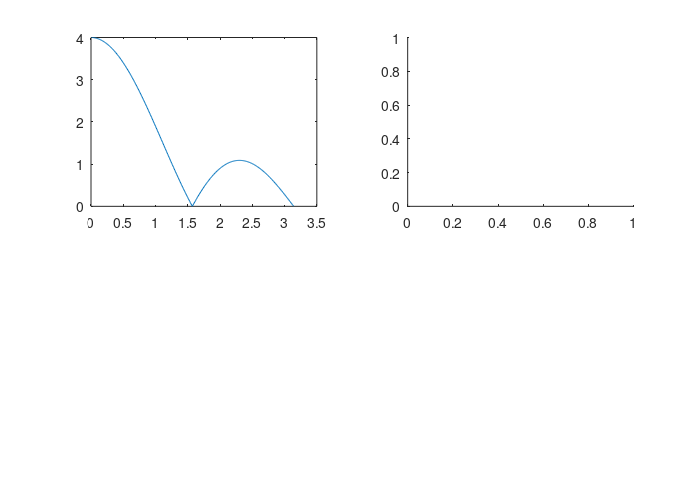

MATLAB code for this plot: (Note: this script raises an error after producing the figure.)
function ss5()

paper_size = [7 5];
set (gcf, 'paperunits', 'inches');
set (gcf, 'papertype', '<custom>');
set (gcf, 'papersize', paper_size);
set (gcf, 'paperposition', [0, 0, paper_size]);


fignum = 1;

%% %%%% P1 (optional)

x = [1, 2, -1, -2, 3, -3, 4, 0, 0];
y = [2, -2, 3, -3, 4, -4, 1, 1, 1];


%%%%%%%%%%%%%%%%%%%%%%
%% %%%% Problem 2

% %% part A
omega = 0.01:0.01:pi;
% find x[k]'s discrete fourier transform analyticaly.



% Part b
x1 = [ 1, 1, 1, 1 ];
X1_analytic = (1 - exp(-1i*4*omega)) ./ (1-exp(-1i*omega));

figure(fignum);
fignum = fignum + 1;
subplot(2,2,1);
plot(omega, abs(X1_analytic));

fignum = P2(x1,fignum);
print ('-dpng', 'ss5_2b.png')

pause

% Part c
x2 = ones(1,12);
X2_analytic = (1 - exp(-1i*length(x2)*omega)) ./ (1-exp(-1i*omega));

figure(fignum);
fignum = fignum + 1;
subplot(2,2,1);
plot(omega, abs(X2_analytic));
title('X2 Analytic');

fignum = P2(x2,fignum);
print ('-dpng', 'ss5_2c.png')

% Part d
x3 = [1,2,3,4,5,4,3,2,1];
figure(fignum);
fignum = fignum + 1;
fignum = P2(x3, fignum);
print ('-dpng', 'ss5_2d.png')
%%%%%%%%%%%%%%%%%%%%%%%%%%
%% %%%% Problem 3


pause

% (a) Ts=0.1
% XXX: adjust for Ts=0.01 for (b).
Ts = 0.1;
t0 = -2:Ts:-Ts;
t1=-1:Ts:-Ts;
t2=0:Ts:2;
t3=0:Ts:1;

xs = cell(4,1);
xs{1} = [t1+1 1-0.5*t2];
xs{2} = [ones(1,11) -1*ones(1,2)];
xs{3} = [2*t1+2 2-2*t3];
xs{4} = [ones(1,21) -1*ones(1,20)];

Ns = cell(size(xs));
Xs = cell(size(xs));
ks = cell(size(xs));
ws = cell(size(xs));

figure(fignum);
fignum = fignum + 1;
for i = 1:length(xs);
    Ns{i} = length(xs{i});
    Xs{i} = Ts*fft(xs{i}, Ns{i});
    ks{i} = 0:1:Ns{i}/2-1;
    ws{i} = (2*pi*ks{i}/Ns{i})/Ts;
    
    subplot(2,2,i);
    plot(ws{i},abs(Xs{i}(1:floor(Ns{i}/2))));
    title(sprintf('FFT Xs{%d}(t)', i));
end

print('-dpng', 'ss5_3a1.png');

%%%%%% Ts = 0.01

Ts = 0.01;
t0 = -2:Ts:-Ts;
t1=-1:Ts:-Ts;
t2=0:Ts:2;
t3=0:Ts:1;

xs = cell(4,1);
xs{1} = [t1+1 1-0.5*t2];
xs{2} = [ones(1,11*10) -1*ones(1,2*10)];
xs{3} = [2*t1+2 2-2*t3];
xs{4} = [ones(1,21*10) -1*ones(1,20*10)];

Ns = cell(size(xs));
Xs = cell(size(xs));
ks = cell(size(xs));
ws = cell(size(xs));

figure(fignum);
fignum = fignum + 1;
for i = 1:length(xs);
    Ns{i} = length(xs{i});
    Xs{i} = Ts*fft(xs{i}, Ns{i});
    ks{i} = 0:1:Ns{i}/2-1;
    ws{i} = (2*pi*ks{i}/Ns{i})/Ts;
    
    subplot(2,2,i);
    plot(ws{i},abs(Xs{i}(1:floor(Ns{i}/2))));
    title(sprintf('FFT Xs{%d}(t)', i));
end

print('-dpng', 'ss5_3b.png');



%%%%%%%%%%%%%%%%%%%%%%%%%%%%%



w = 0.1:0.1:30;
Xs{1} = 1./(1i.*w).*( exp(1i.*(w./2)).*sinc(w./(2*pi)) ...
    - exp(-1i.*w).*sinc(w./pi) );
%X2 = int(exp(-jwt),t,-1,0) + int((-1)*exp(-jwt),t,0,2) =
Xs{2} = -1./(1i.*w).*(1-exp(1i.*w)) ...
    + 1./(1i.*w).*(exp(-2i.*w)-1);
% % only need derivation for the following 2
Xs{3} = 2.*sinc(w./(2*pi)).^2;
Xs{4} = 4i.*w.*sinc(w./pi).^2;

figure(fignum);
fignum = fignum + 1;
for i = 1:length(xs);
    subplot(2,2,i);
    plot(w,Xs{i});
    title(sprintf('Analytical Xs{%d}(w)', i));
end
print('-dpng', 'ss5_3a2.png')

figure(fignum);
fignum = fignum + 1;
for i = 1:length(xs);
    subplot(2,2,i);
    k = 0:1:Ns{i} - 1;
    stem(k,xs{i});
    
end
print('-dpng', 'ss5_3a3.png');

% plot ffts and analiticals to compare. You don't need to plot
% iffts

% One other thing you can do if you want: you can do ifft for all 4
% and see if they match.
end

function fignum = P2(x, fignum)
    % %% part B
    Ns = [4, 8, 12, 16, 24, 32];

    Xs = cell(size(Ns));
    Oms = cell(size(Ns));
    for i = 1:length(Ns);
        Xs{i} = fft(x,Ns(i));
        Oms{i}= ( 0:1:Ns(i)/2 )*pi/(Ns(i)/2);
    end

    subplot(2,2,2)
    hold on;
    ts = {};
    for i = 1:length(Xs);
        aX = abs(Xs{i});
        plot(Oms{i}, aX(1:Ns(i)/2+1), sprintf('%d',i));
	ts{i} = sprintf('fft N=%d', i);
    end
    legend(ts);
    hold off;

    xi = cell(size(Ns));
    for i = 1:length(Xs);
        xi{i} = ifft(Xs{i}, Ns(i));
    end
    subplot(2,2,3);
    hold on;
    ts = {};
    for i = 1:length(xi);
        stem(abs(xi{i}));
        ts{i} = sprintf('ifft N=%d',Ns(i));
    end
    legend(ts);
    hold off;
end
% EC to person who tells me what the spectrum of the signal
% in part D is.
% Just by looking at these numbers.
% 

